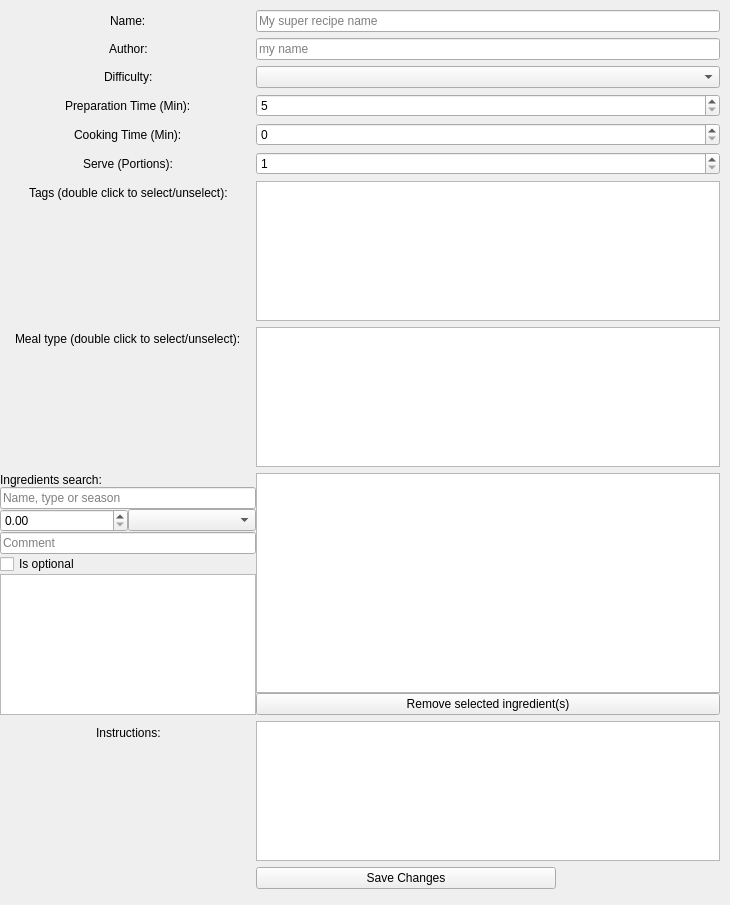
<?xml version="1.0" encoding="UTF-8"?>
<ui version="4.0">
 <class>Form</class>
 <widget class="QWidget" name="Form">
  <property name="geometry">
   <rect>
    <x>0</x>
    <y>0</y>
    <width>730</width>
    <height>905</height>
   </rect>
  </property>
  <property name="minimumSize">
   <size>
    <width>0</width>
    <height>0</height>
   </size>
  </property>
  <property name="maximumSize">
   <size>
    <width>1200</width>
    <height>16777215</height>
   </size>
  </property>
  <property name="windowTitle">
   <string>Form</string>
  </property>
  <property name="autoFillBackground">
   <bool>false</bool>
  </property>
  <layout class="QFormLayout" name="formLayout">
   <property name="labelAlignment">
    <set>Qt::AlignCenter</set>
   </property>
   <property name="horizontalSpacing">
    <number>0</number>
   </property>
   <property name="leftMargin">
    <number>0</number>
   </property>
   <property name="topMargin">
    <number>10</number>
   </property>
   <property name="rightMargin">
    <number>10</number>
   </property>
   <property name="bottomMargin">
    <number>10</number>
   </property>
   <item row="0" column="0">
    <widget class="QLabel" name="label">
     <property name="text">
      <string>Name:</string>
     </property>
    </widget>
   </item>
   <item row="0" column="1">
    <widget class="QLineEdit" name="lineEdit_recipe_name">
     <property name="sizePolicy">
      <sizepolicy hsizetype="Preferred" vsizetype="Fixed">
       <horstretch>0</horstretch>
       <verstretch>0</verstretch>
      </sizepolicy>
     </property>
     <property name="minimumSize">
      <size>
       <width>400</width>
       <height>0</height>
      </size>
     </property>
     <property name="text">
      <string/>
     </property>
     <property name="maxLength">
      <number>1000</number>
     </property>
     <property name="placeholderText">
      <string>My super recipe name</string>
     </property>
    </widget>
   </item>
   <item row="3" column="0">
    <widget class="QLabel" name="label_2">
     <property name="text">
      <string>Preparation Time (Min):</string>
     </property>
    </widget>
   </item>
   <item row="3" column="1">
    <widget class="QSpinBox" name="spinBox_recipe_prep_time">
     <property name="minimum">
      <number>5</number>
     </property>
     <property name="maximum">
      <number>1000</number>
     </property>
     <property name="singleStep">
      <number>5</number>
     </property>
    </widget>
   </item>
   <item row="4" column="0">
    <widget class="QLabel" name="label_3">
     <property name="text">
      <string>Cooking Time (Min):</string>
     </property>
    </widget>
   </item>
   <item row="4" column="1">
    <widget class="QSpinBox" name="spinBox_recipe_cook_time">
     <property name="minimum">
      <number>0</number>
     </property>
     <property name="maximum">
      <number>1000</number>
     </property>
     <property name="singleStep">
      <number>5</number>
     </property>
     <property name="value">
      <number>0</number>
     </property>
    </widget>
   </item>
   <item row="5" column="0">
    <widget class="QLabel" name="label_4">
     <property name="text">
      <string>Serve (Portions):</string>
     </property>
    </widget>
   </item>
   <item row="5" column="1">
    <widget class="QSpinBox" name="spinBox_recipe_portion">
     <property name="minimum">
      <number>1</number>
     </property>
     <property name="maximum">
      <number>1000</number>
     </property>
    </widget>
   </item>
   <item row="6" column="0">
    <widget class="QLabel" name="label_5">
     <property name="text">
      <string>Tags (double click to select/unselect):</string>
     </property>
    </widget>
   </item>
   <item row="6" column="1">
    <widget class="QListWidget" name="listWidget_recipe_tags">
     <property name="minimumSize">
      <size>
       <width>400</width>
       <height>0</height>
      </size>
     </property>
     <property name="editTriggers">
      <set>QAbstractItemView::NoEditTriggers</set>
     </property>
     <property name="selectionMode">
      <enum>QAbstractItemView::MultiSelection</enum>
     </property>
    </widget>
   </item>
   <item row="7" column="0">
    <widget class="QLabel" name="label_8">
     <property name="text">
      <string>Meal type (double click to select/unselect):</string>
     </property>
    </widget>
   </item>
   <item row="7" column="1">
    <widget class="QListWidget" name="listWidget_recipe_types">
     <property name="sizePolicy">
      <sizepolicy hsizetype="Expanding" vsizetype="Expanding">
       <horstretch>0</horstretch>
       <verstretch>0</verstretch>
      </sizepolicy>
     </property>
     <property name="minimumSize">
      <size>
       <width>400</width>
       <height>0</height>
      </size>
     </property>
     <property name="editTriggers">
      <set>QAbstractItemView::NoEditTriggers</set>
     </property>
     <property name="selectionMode">
      <enum>QAbstractItemView::MultiSelection</enum>
     </property>
     <property name="sortingEnabled">
      <bool>false</bool>
     </property>
    </widget>
   </item>
   <item row="9" column="0">
    <layout class="QVBoxLayout" name="verticalLayout">
     <item>
      <widget class="QLabel" name="label_6">
       <property name="text">
        <string>Ingredients search:</string>
       </property>
      </widget>
     </item>
     <item>
      <widget class="QLineEdit" name="lineEdit_ingredient_search">
       <property name="sizePolicy">
        <sizepolicy hsizetype="Preferred" vsizetype="Fixed">
         <horstretch>0</horstretch>
         <verstretch>0</verstretch>
        </sizepolicy>
       </property>
       <property name="placeholderText">
        <string>Name, type or season</string>
       </property>
      </widget>
     </item>
     <item>
      <layout class="QHBoxLayout" name="horizontalLayout">
       <item>
        <widget class="QDoubleSpinBox" name="doubleSpinBox_ingredient_quantity">
         <property name="maximum">
          <double>10000.000000000000000</double>
         </property>
        </widget>
       </item>
       <item>
        <widget class="QComboBox" name="comboBox_ingredient_unit"/>
       </item>
      </layout>
     </item>
     <item>
      <widget class="QLineEdit" name="lineEdit_ingredient_comment">
       <property name="placeholderText">
        <string>Comment</string>
       </property>
      </widget>
     </item>
     <item>
      <widget class="QCheckBox" name="checkBox_is_ingredient_optional">
       <property name="text">
        <string>Is optional</string>
       </property>
      </widget>
     </item>
     <item>
      <widget class="QListWidget" name="listWidget_ingredient_search_result">
       <property name="editTriggers">
        <set>QAbstractItemView::DoubleClicked</set>
       </property>
       <property name="showDropIndicator" stdset="0">
        <bool>false</bool>
       </property>
       <property name="dragEnabled">
        <bool>true</bool>
       </property>
       <property name="dragDropMode">
        <enum>QAbstractItemView::DragOnly</enum>
       </property>
       <property name="selectionMode">
        <enum>QAbstractItemView::ExtendedSelection</enum>
       </property>
       <property name="selectionBehavior">
        <enum>QAbstractItemView::SelectRows</enum>
       </property>
      </widget>
     </item>
    </layout>
   </item>
   <item row="11" column="0">
    <layout class="QHBoxLayout" name="horizontalLayout_8"/>
   </item>
   <item row="12" column="0">
    <layout class="QHBoxLayout" name="horizontalLayout_9"/>
   </item>
   <item row="10" column="0">
    <widget class="QLabel" name="label_7">
     <property name="text">
      <string>Instructions:</string>
     </property>
    </widget>
   </item>
   <item row="10" column="1">
    <widget class="QPlainTextEdit" name="plainTextEdit_recipe_instruction">
     <property name="minimumSize">
      <size>
       <width>400</width>
       <height>0</height>
      </size>
     </property>
    </widget>
   </item>
   <item row="1" column="0">
    <widget class="QLabel" name="label_9">
     <property name="text">
      <string>Author:</string>
     </property>
    </widget>
   </item>
   <item row="1" column="1">
    <widget class="QLineEdit" name="lineEdit_author_name">
     <property name="minimumSize">
      <size>
       <width>400</width>
       <height>0</height>
      </size>
     </property>
     <property name="placeholderText">
      <string>my name</string>
     </property>
    </widget>
   </item>
   <item row="2" column="0">
    <widget class="QLabel" name="label_10">
     <property name="text">
      <string>Difficulty:</string>
     </property>
    </widget>
   </item>
   <item row="2" column="1">
    <widget class="QComboBox" name="comboBox_difficulty_selector">
     <property name="minimumSize">
      <size>
       <width>400</width>
       <height>0</height>
      </size>
     </property>
    </widget>
   </item>
   <item row="11" column="1">
    <widget class="QPushButton" name="pushButton_save_recipe">
     <property name="enabled">
      <bool>true</bool>
     </property>
     <property name="sizePolicy">
      <sizepolicy hsizetype="Maximum" vsizetype="Fixed">
       <horstretch>0</horstretch>
       <verstretch>0</verstretch>
      </sizepolicy>
     </property>
     <property name="minimumSize">
      <size>
       <width>300</width>
       <height>0</height>
      </size>
     </property>
     <property name="text">
      <string>Save Changes</string>
     </property>
    </widget>
   </item>
   <item row="9" column="1">
    <layout class="QVBoxLayout" name="verticalLayout_2">
     <item>
      <widget class="QTableWidget" name="tableWidget_recipe_ingredient">
       <property name="sizePolicy">
        <sizepolicy hsizetype="Expanding" vsizetype="MinimumExpanding">
         <horstretch>0</horstretch>
         <verstretch>0</verstretch>
        </sizepolicy>
       </property>
       <property name="minimumSize">
        <size>
         <width>400</width>
         <height>0</height>
        </size>
       </property>
       <property name="editTriggers">
        <set>QAbstractItemView::NoEditTriggers</set>
       </property>
       <property name="selectionBehavior">
        <enum>QAbstractItemView::SelectRows</enum>
       </property>
      </widget>
     </item>
     <item>
      <widget class="QPushButton" name="pushButton_remove_selected_ingredients">
       <property name="text">
        <string>Remove selected ingredient(s)</string>
       </property>
      </widget>
     </item>
    </layout>
   </item>
  </layout>
 </widget>
 <resources/>
 <connections/>
</ui>
